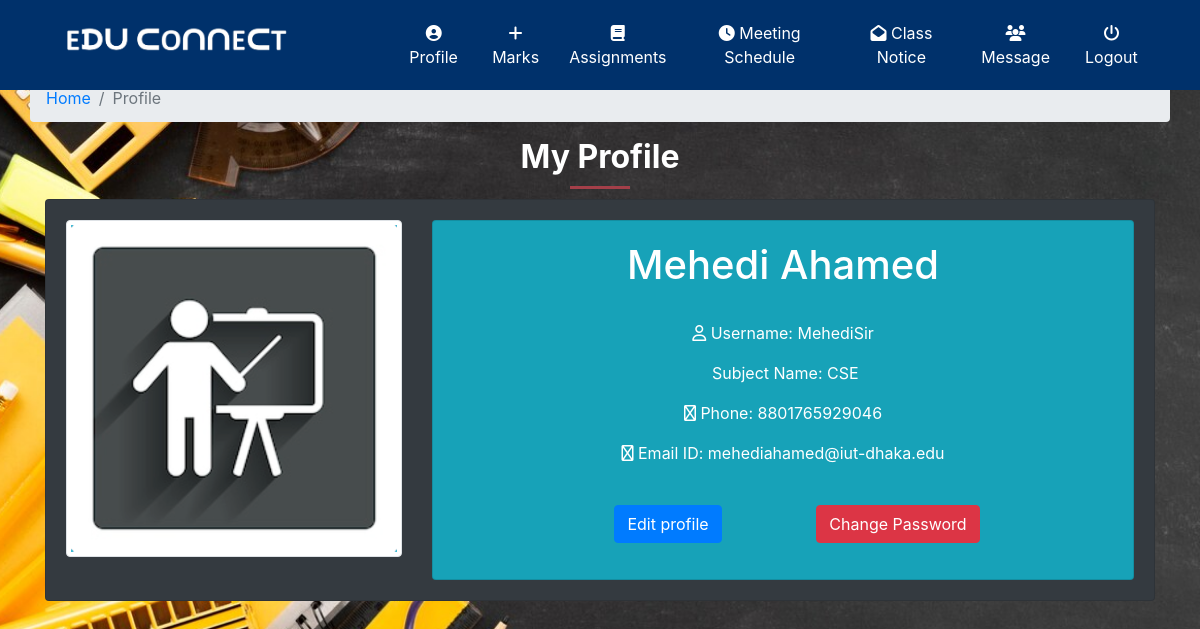
The app's page /classroom/teacher/40/ (signed in) with its own data.
### classroom/models.py (models this page shows, shortened)
class Teacher(models.Model):
    user = models.OneToOneField(User,on_delete=models.CASCADE,primary_key=True,related_name='Teacher')
    name = models.CharField(max_length=250)
    subject_name = models.CharField(max_length=250)
    email = models.EmailField(max_length=254)
    phone = models.IntegerField()
    teacher_profile_pic = models.ImageField(upload_to="classroom/teacher_profile_pic",blank=True)
    class_students = models.ManyToManyField(Student,through="StudentsInClass")

class User(AbstractUser):
    is_student = models.BooleanField(default=False)
    is_teacher = models.BooleanField(default=False)

### classroom/views.py (the view)
class TeacherDetailView(LoginRequiredMixin,DetailView):
    context_object_name = "teacher"
    model = models.Teacher
    template_name = 'classroom/teacher_detail_page.html'

### template/classroom/teacher_detail_page.html (shortened to what this page needs)
{% extends 'classroom/base.html' %}
{% load static %}
{% block content %}
<div class="container ">
		<div class="row">
            <ol class="col-12 breadcrumb">
                <li class="breadcrumb-item"><a href="{% url 'home' %}">Home</a></li>
                <li class="breadcrumb-item active">Profile</li>
            </ol>
        </div>
       <div class="section-heading">
            <h2>My Profile</h2>
            <div class="line-dec"></div>
          </div>
<div class="card card-body bg-dark">
    <div class="row">
<div class="col-12 col-sm-4">
  {% if teacher.teacher_profile_pic %}
      <img class="img-fluid img-thumbnail rounded " style="width:100%" src="{{ teacher.teacher_profile_pic.url }}" >
    {% else %}
            <img class="img-fluid img-thumbnail rounded " style="width:100%" src="{% static 'images/t_profile.png' %}" alt="">
    {% endif %}
</div>
<div class="col-12 col-sm-8 text-justify text-white text-center">
    <div class="card card-body bg-info">
   <h1>{{ teacher.name }}</h1>
    <br>
          <p><i class="far fa-user"></i> Username: {{ teacher.user.username }}</p>
      <p> Subject Name: {{ teacher.subject_name }}</p>
      <p><i class="far fa-phone"></i> Phone: {{ teacher.phone }}</p>
      <p><i class="far fa-envelope-open-text"></i> Email ID: {{ teacher.email }}</p>
    <br>
        <div class="row">
<div class="col-5 offset-sm-2 col-sm-4 offset-sm-2">
        <p><a class="btn btn-primary" href="{% url 'classroom:teacher_update' pk=user.pk %}">Edit profile</a></p>
         </div>
        <div class="col-7 col-sm-4 ">
              <p><a class="btn btn-danger" href="{% url 'classroom:change_password' %}">Change Password</a></p>
              </div>
</div>
</div>
</div>
</div>
</div>
<br>
</div>
{% endblock %}

### static/css/base.css (style rules this page uses)
.active { display: block; }
.section-heading { text-align: center; }
.section-heading h2 { font-size: 32px; font-weight: 700; color: #fff; }
.section-heading .line-dec { width: 60px; height: 3px; background-color: #a43f49; margin: 10px auto; }
.bg { height: 100%; width:100%; background-attachment: fixed; background-position: center; background-repeat: no-repeat; background-size: cover; }

### records on screen
Teacher: name "Mehedi Ahamed", user.username "MehediSir", subject_name "CSE", phone "8801765929046", email "mehediahamed@iut-dhaka.edu"
